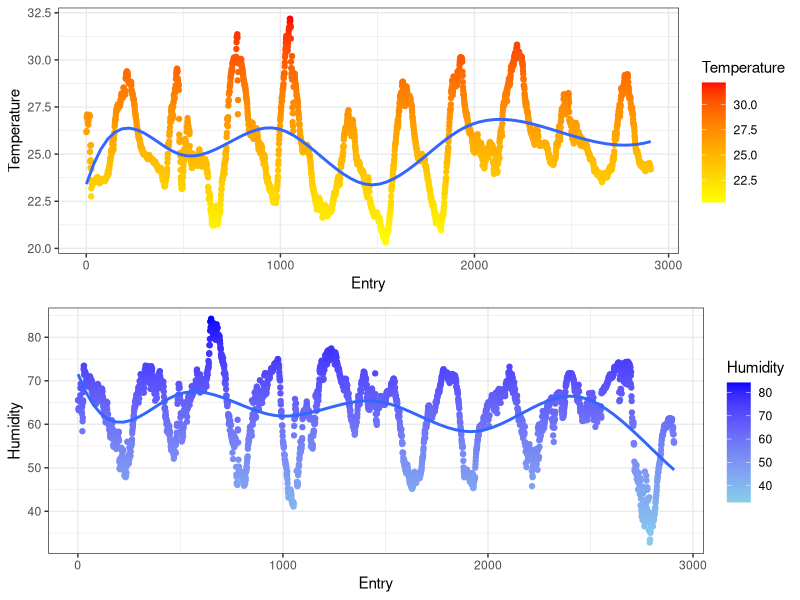

The R script that drew this image:
# Load file
readfile <- read.csv("feeds.csv")
#interveningTime <- as.Date(readfile$created_at)
entry <- as.numeric(readfile$entry_id)
temperature <- as.numeric(readfile$field1)
humidity <- as.numeric(readfile$field2)

# Process Data
#refined_interveningTime <- gsub('[KST]', '', interveningTime)
#refined_interveningTime <- gsub(' +$', '', refined_interveningTime)
#refined_interveningTime
df <- data.frame(Entry=entry, Temperature=temperature, Humidity=humidity)

# Plot
install.packages("gridExtra")
library(gridExtra)
library(ggplot2)
theme_set(theme_bw())

gg1 <- ggplot(df, aes(x=Entry, y=Temperature)) +
  geom_point(aes(col=Temperature)) +
  scale_color_gradient(low="yellow", high="red") +
  geom_smooth(method = lm, formula = y ~ splines::bs(x, 8), se = FALSE)

gg2 <- ggplot(df, aes(x=Entry, y=Humidity)) +
  geom_point(aes(col=Humidity)) +
  scale_color_gradient(low="skyblue", high="blue") +
  #scale_colour_gradientn(colours = rainbow(100)) +
  geom_smooth(method = lm, formula = y ~ splines::bs(x, 8), se = FALSE)

grid.arrange(gg1, gg2, nrow=2)